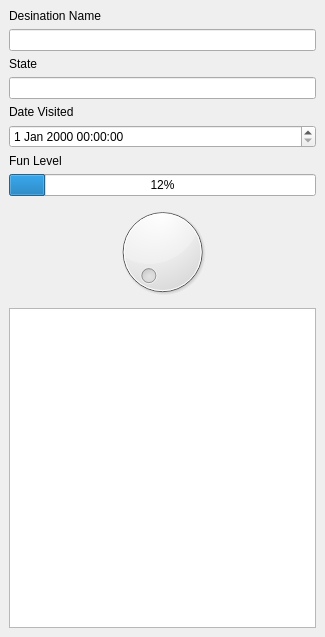
<?xml version="1.0" encoding="UTF-8"?>
<ui version="4.0">
 <class>leftDock</class>
 <widget class="QDockWidget" name="leftDock">
  <property name="geometry">
   <rect>
    <x>0</x>
    <y>0</y>
    <width>325</width>
    <height>637</height>
   </rect>
  </property>
  <property name="sizePolicy">
   <sizepolicy hsizetype="Preferred" vsizetype="Preferred">
    <horstretch>0</horstretch>
    <verstretch>0</verstretch>
   </sizepolicy>
  </property>
  <property name="minimumSize">
   <size>
    <width>172</width>
    <height>415</height>
   </size>
  </property>
  <property name="maximumSize">
   <size>
    <width>450</width>
    <height>2000</height>
   </size>
  </property>
  <property name="floating">
   <bool>false</bool>
  </property>
  <property name="windowTitle">
   <string>Side Menu</string>
  </property>
  <widget class="QWidget" name="dockWidgetContents">
   <layout class="QVBoxLayout" name="verticalLayout">
    <item>
     <widget class="QLabel" name="lableName">
      <property name="text">
       <string>Desination Name</string>
      </property>
     </widget>
    </item>
    <item>
     <widget class="QLineEdit" name="inputName"/>
    </item>
    <item>
     <widget class="QLabel" name="labelState">
      <property name="text">
       <string>State</string>
      </property>
     </widget>
    </item>
    <item>
     <widget class="QLineEdit" name="inputState"/>
    </item>
    <item>
     <widget class="QLabel" name="labelDate">
      <property name="frameShadow">
       <enum>QFrame::Sunken</enum>
      </property>
      <property name="text">
       <string>Date Visited</string>
      </property>
     </widget>
    </item>
    <item>
     <widget class="QDateTimeEdit" name="inputDate"/>
    </item>
    <item>
     <widget class="QLabel" name="labelFun">
      <property name="text">
       <string>Fun Level</string>
      </property>
     </widget>
    </item>
    <item>
     <widget class="QProgressBar" name="progressBar">
      <property name="value">
       <number>12</number>
      </property>
     </widget>
    </item>
    <item>
     <widget class="QDial" name="inputFun">
      <property name="maximumSize">
       <size>
        <width>450</width>
        <height>16777215</height>
       </size>
      </property>
     </widget>
    </item>
    <item>
     <widget class="QTextEdit" name="displayData">
      <property name="cursor" stdset="0">
       <cursorShape>ForbiddenCursor</cursorShape>
      </property>
      <property name="readOnly">
       <bool>true</bool>
      </property>
     </widget>
    </item>
   </layout>
  </widget>
 </widget>
 <resources/>
 <connections/>
</ui>
